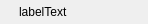
<?xml version="1.0" encoding="UTF-8"?>
<ui version="4.0">
 <class>clickToEditLabel</class>
 <widget class="QWidget" name="clickToEditLabel">
  <property name="geometry">
   <rect>
    <x>0</x>
    <y>0</y>
    <width>148</width>
    <height>24</height>
   </rect>
  </property>
  <property name="windowTitle">
   <string>Form</string>
  </property>
  <layout class="QHBoxLayout" name="horizontalLayout">
   <property name="spacing">
    <number>4</number>
   </property>
   <property name="leftMargin">
    <number>0</number>
   </property>
   <property name="topMargin">
    <number>0</number>
   </property>
   <property name="rightMargin">
    <number>0</number>
   </property>
   <property name="bottomMargin">
    <number>0</number>
   </property>
   <item>
    <widget class="ClickableLabel" name="clickToEdit_icon">
     <property name="sizePolicy">
      <sizepolicy hsizetype="Preferred" vsizetype="Preferred">
       <horstretch>0</horstretch>
       <verstretch>0</verstretch>
      </sizepolicy>
     </property>
     <property name="minimumSize">
      <size>
       <width>15</width>
       <height>15</height>
      </size>
     </property>
     <property name="maximumSize">
      <size>
       <width>15</width>
       <height>15</height>
      </size>
     </property>
     <property name="styleSheet">
      <string notr="true">image: url(:/images/edit.png);</string>
     </property>
     <property name="text">
      <string/>
     </property>
    </widget>
   </item>
   <item>
    <widget class="QStackedWidget" name="stackedWidget">
     <property name="currentIndex">
      <number>0</number>
     </property>
     <widget class="QWidget" name="no_edit_page">
      <layout class="QHBoxLayout" name="horizontalLayout_2">
       <property name="spacing">
        <number>0</number>
       </property>
       <property name="leftMargin">
        <number>0</number>
       </property>
       <property name="topMargin">
        <number>0</number>
       </property>
       <property name="rightMargin">
        <number>0</number>
       </property>
       <property name="bottomMargin">
        <number>0</number>
       </property>
       <item>
        <widget class="ClickableLabel" name="clickToEdit_label">
         <property name="sizePolicy">
          <sizepolicy hsizetype="Preferred" vsizetype="Preferred">
           <horstretch>0</horstretch>
           <verstretch>0</verstretch>
          </sizepolicy>
         </property>
         <property name="minimumSize">
          <size>
           <width>0</width>
           <height>0</height>
          </size>
         </property>
         <property name="maximumSize">
          <size>
           <width>16777215</width>
           <height>16777215</height>
          </size>
         </property>
         <property name="styleSheet">
          <string notr="true"/>
         </property>
         <property name="text">
          <string>labelText</string>
         </property>
        </widget>
       </item>
      </layout>
     </widget>
     <widget class="QWidget" name="edit_page">
      <layout class="QHBoxLayout" name="horizontalLayout_3">
       <property name="spacing">
        <number>0</number>
       </property>
       <property name="leftMargin">
        <number>0</number>
       </property>
       <property name="topMargin">
        <number>0</number>
       </property>
       <property name="rightMargin">
        <number>0</number>
       </property>
       <property name="bottomMargin">
        <number>0</number>
       </property>
       <item>
        <widget class="QLineEdit" name="clickToEdit_lineEdit">
         <property name="styleSheet">
          <string notr="true"/>
         </property>
         <property name="inputMask">
          <string/>
         </property>
         <property name="text">
          <string/>
         </property>
         <property name="maxLength">
          <number>255</number>
         </property>
        </widget>
       </item>
      </layout>
     </widget>
    </widget>
   </item>
  </layout>
 </widget>
 <customwidgets>
  <customwidget>
   <class>ClickableLabel</class>
   <extends>QLabel</extends>
   <header>clickablelabel.h</header>
  </customwidget>
 </customwidgets>
 <resources/>
 <connections/>
</ui>
